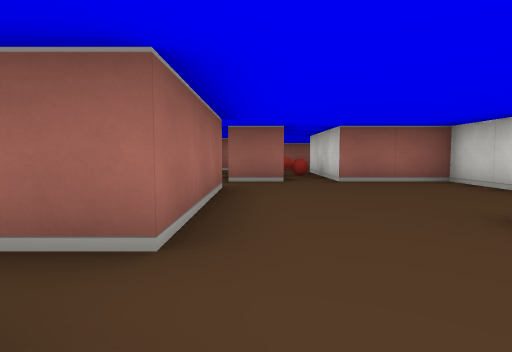
view 1 (above)

24 first-person views from a walk through a cub3D ray-caster map. The camera is about half as high as the walls, tilts 4° down and sees 80° across. The floor is counted in squares. Each view is taken from the middle of a square. On the plan, view 1 faces up. The plan holds only what a view shows up to about 9 squares ahead; the rest is blank.

view 2
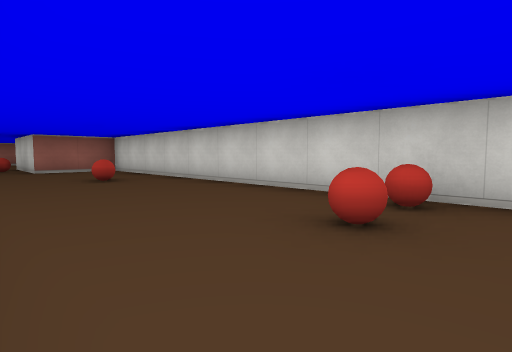

view 3
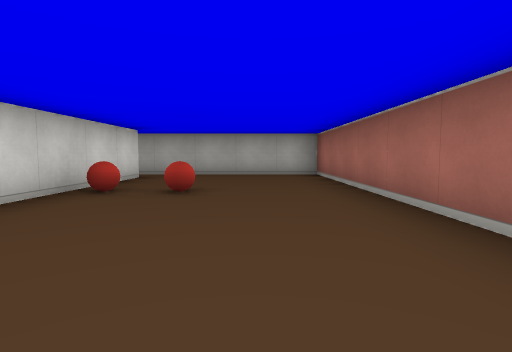

view 4
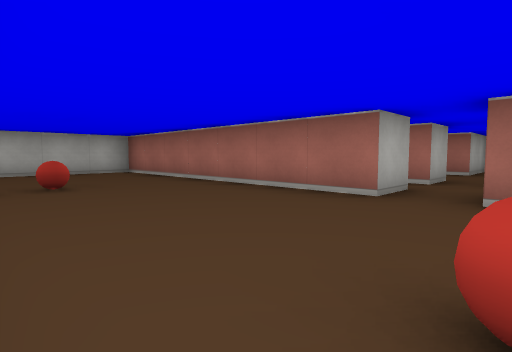

view 5
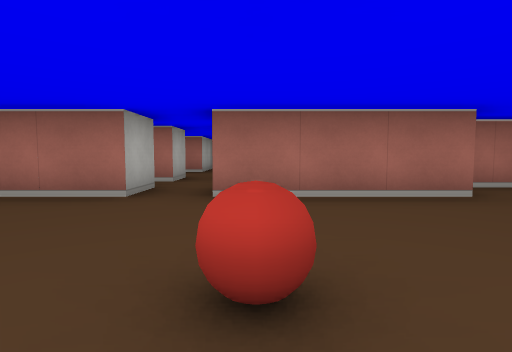

view 6
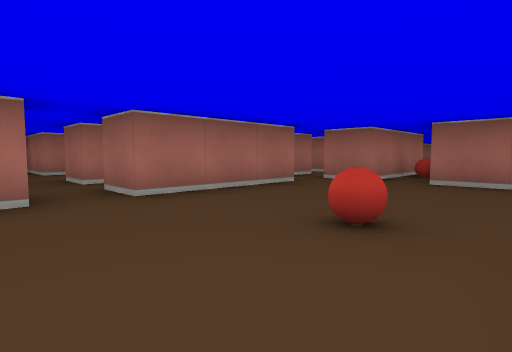

view 7
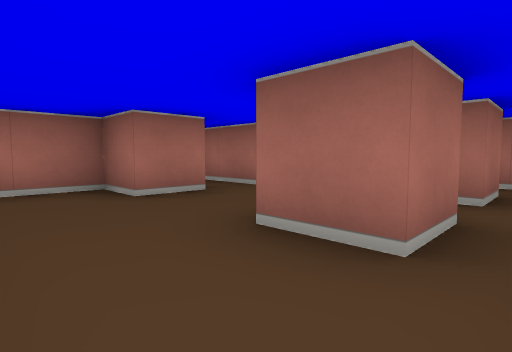

view 8
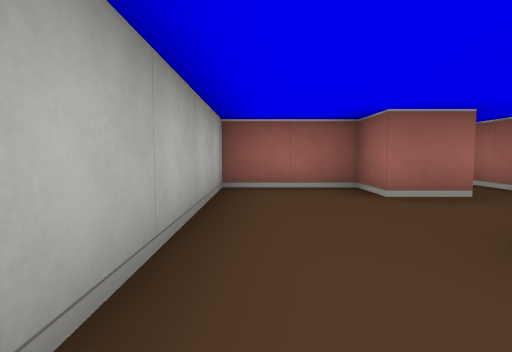

view 9
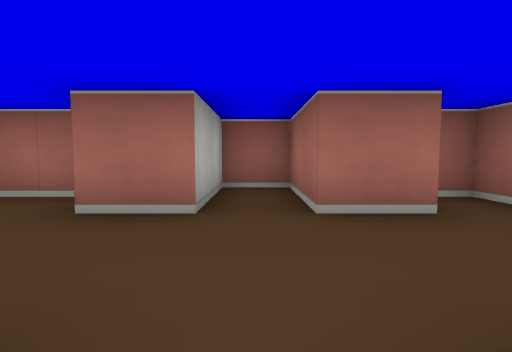

view 10
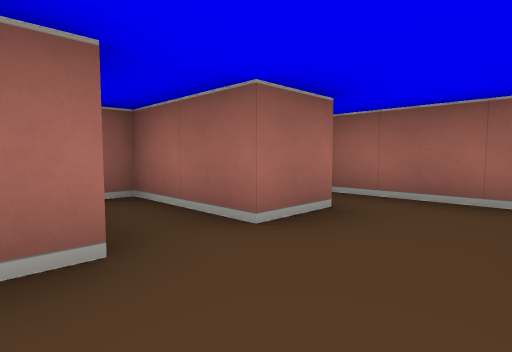

view 11
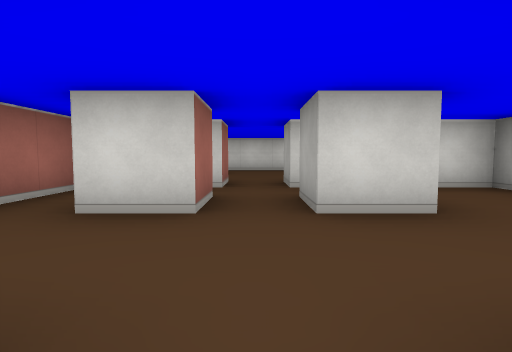

view 12
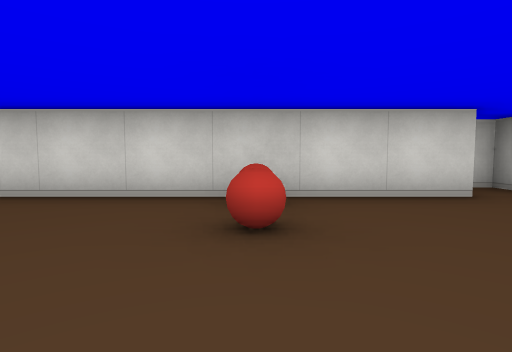

view 13
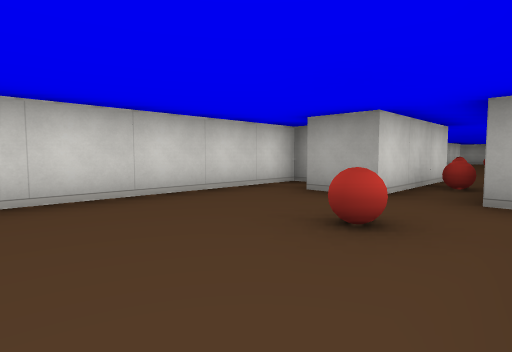

view 14
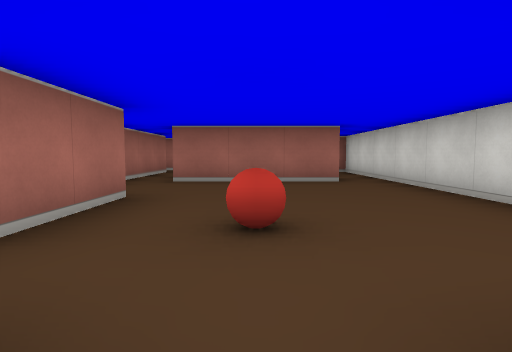

view 15
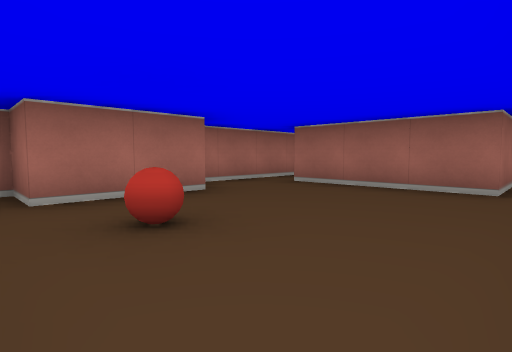

view 16
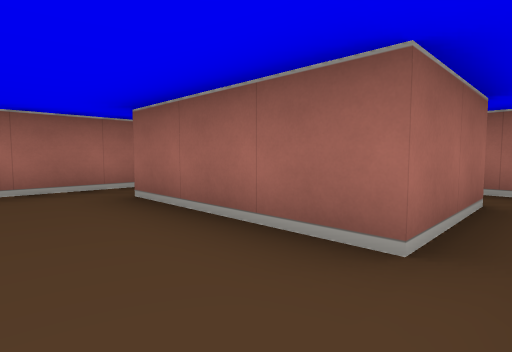

view 17
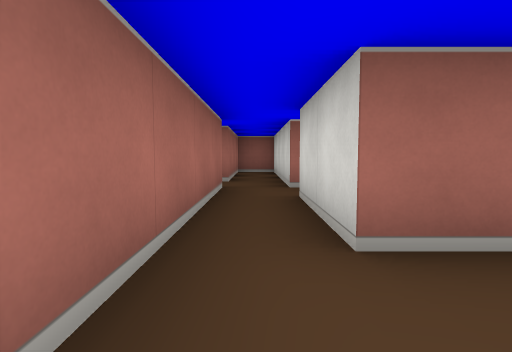

view 18
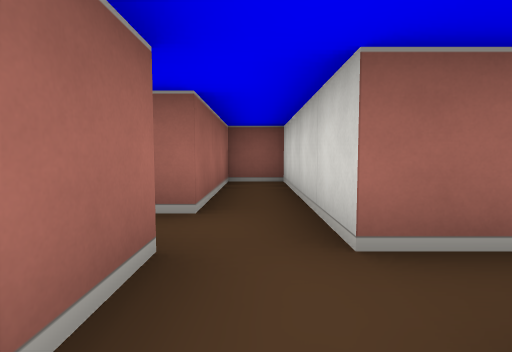

view 19
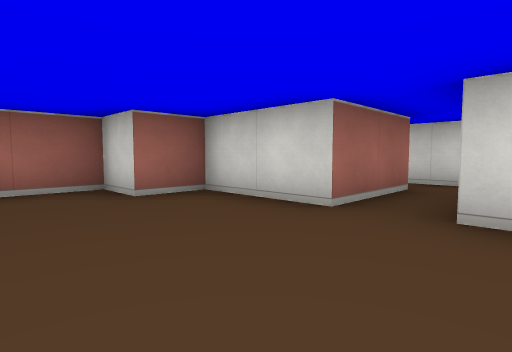

view 20
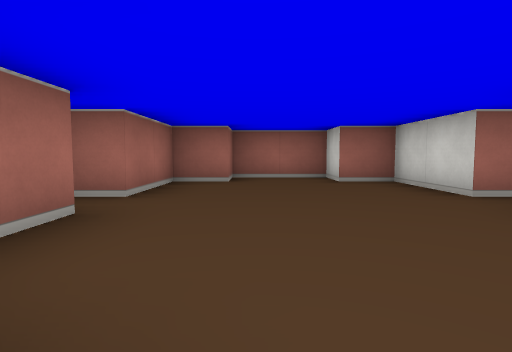

view 21
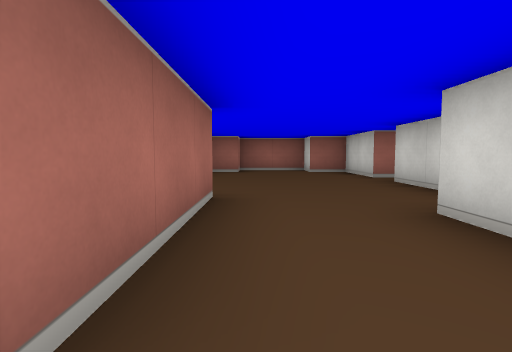

view 22
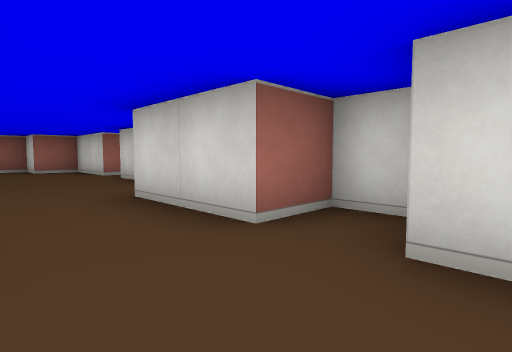

view 23
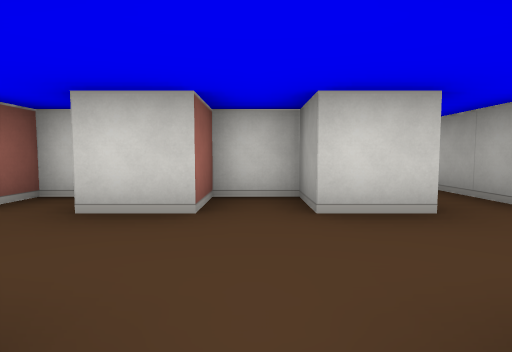

view 24
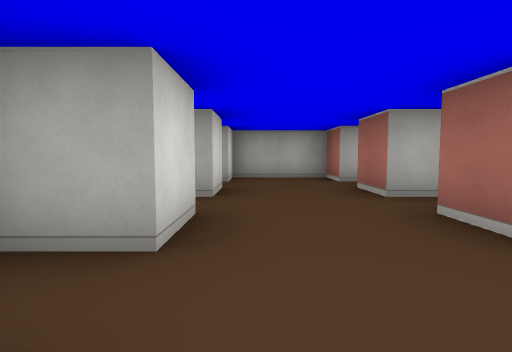

### Floor plan
Ten units are one square. View 1 is at (0, 0); x grows to the right and y downward. Boxes are objects, and circles mark ways between rooms. Rooms are numbered by the first view taken in them; rooms with no view inside come last. Other rooms are left out.
<svg viewBox="-86 -210 136 280">
<path fill="none" stroke="#000" d="M-16 -5 -5 -5 -5 65 45 65 45 61M-5 -46 -5 -15 -15 -15M5 -55 -5 -55M35 56 35 -55 15 -55M-15 -65 -15 -51M-35 5 -35 -5 -25 -5 -25 5 -35 5M-55 -26 -55 -15 -75 -15 -75 -5 -55 -5 -55 5 -65 5 -65 25 -15 25 -15 16M-25 -26 -25 -15 -35 -15 -35 -25M-18 -35 -65 -35 -65 -30M-5 -116 -5 -95 -15 -95M5 -85 5 -55M35 -74 35 -155M25 -156 25 -135 -5 -135 -5 -155M-15 -155 -15 -121M15 -55 15 -85 25 -85M-75 -165 -75 -158M-65 -145 -65 -115M-35 -151 -35 -165M-35 -175 -35 -195 -45 -195 -45 -205 -65 -205 -65 -195 -75 -195 -75 -175 -81 -175M-45 -105 -35 -105 -35 -115 -45 -115 -45 -135M-71 -85 -65 -85 -65 -75M-65 -102 -65 -95M-45 -74 -45 -85 -35 -85 -35 -95 -45 -95 -45 -105M-15 -165 -15 -155M-5 -165 -5 -205 -15 -205 -15 -175 -35 -175M4 -165 -5 -165M35 -155 35 -165 22 -165"/>
<rect x="15" y="25" width="10" height="10" fill="#bbb"><title>ball</title></rect>
<rect x="15" y="-25" width="10" height="10" fill="#bbb"><title>ball</title></rect>
<rect x="25" y="25" width="10" height="10" fill="#bbb"><title>ball</title></rect>
<rect x="5" y="-75" width="10" height="10" fill="#bbb"><title>ball</title></rect>
<rect x="5" y="-105" width="10" height="10" fill="#bbb"><title>ball</title></rect>
<circle cx="-10" cy="-10" r="3" fill="#2a7"/>
<circle cx="10" cy="-60" r="3" fill="#2a7"/>
<circle cx="-10" cy="-145" r="3" fill="#2a7"/>
<circle cx="30" cy="-145" r="3" fill="#2a7"/>
<circle cx="-55" cy="-100" r="3" fill="#2a7"/>
<circle cx="-25" cy="-170" r="3" fill="#2a7"/>
<circle cx="0" cy="-160" r="3" fill="#2a7"/>
<text x="10" y="0">1</text>
<text x="-40" y="0">2</text>
<text x="10" y="-110">3</text>
<text x="-60" y="-160">4</text>
<text x="-60" y="-90">5</text>
<text x="-10" y="-180">6</text>
<text x="10" y="-160">7</text>
</svg>
Room 1 opens to room 2. Room 1 opens to room 3. Room 3 opens to room 6. Room 3 opens to room 7. Room 4 opens to room 5. Room 4 opens to room 6. Room 6 opens to room 7.

Where each view was taken, in squares from view 1:
view 1: 0 up, 0 right, facing up
view 2: 4 down, 0 right, facing up-right
view 3: 1 up, 1 right, facing down
view 4: 2 up, 3 right, facing down-left
view 5: 2 up, 3 right, facing left
view 6: 0 up, 3 right, facing up-left
view 7: 2 down, 2 left, facing up-left
view 8: 2 down, 2 left, facing left
view 9: 1 up, 3 left, facing left
view 10: 0 up, 4 left, facing up-left
view 11: 1 up, 6 left, facing right
view 12: 3 down, 0 right, facing right
view 13: 12 up, 0 right, facing down-right
view 14: 8 up, 1 right, facing up
view 15: 9 up, 3 right, facing up-left
view 16: 12 up, 3 right, facing up-left
view 17: 12 up, 1 left, facing up
view 18: 15 up, 1 left, facing up
view 19: 16 up, 6 left, facing up-right
view 20: 14 up, 6 left, facing up
view 21: 11 up, 6 left, facing up
view 22: 10 up, 6 left, facing up-right
view 23: 9 up, 7 left, facing right
view 24: 12 up, 5 left, facing down
